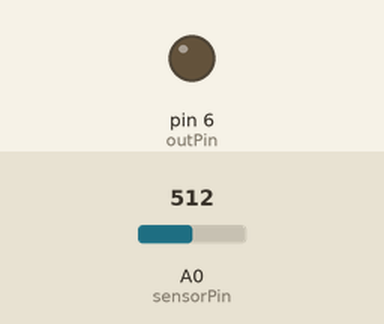
Recording of a sketch running on a simulated Arduino Uno, built with avr-gcc and run on an emulated ATmega328P. Parts: output pins drawn as LEDs (lit = HIGH). Inputs (shaded band) come from the test bench; at power-on: A0 (sensorPin) = 512.

Above: at 1.2 s.
1.3 s: A0 (sensorPin) set to 306
At 4.0 s:
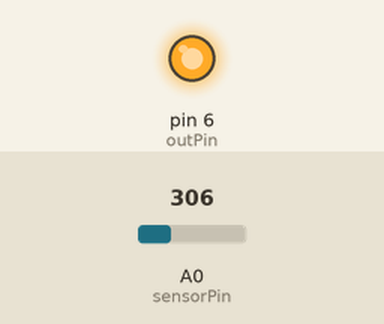
Timing chart, 0 to 5.5 s (numbered marks = the images above; inputs shaded):
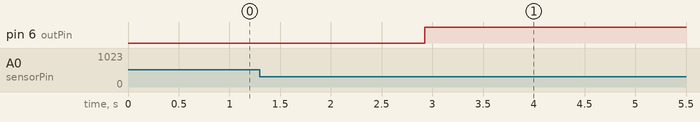

Measured:
- after the input at 1.3 s, pin 6 (outPin): LOW → HIGH after 1.6 s

The sketch:

codigo_integrador.ino
```cpp
float Vref=2;
float Vsaida;
float u;
float erro;
float u_anterior = 0;
float c =  0.15;   // colocar  o  compensador aqui, ele func do erro.

int sensorPin = A0;
int outPin = 6;


void setup() {

  //Serial.begin(9600);
  pinMode(outPin, OUTPUT); // configura pino como saída


}

void loop() {
  Vsaida = analogRead(sensorPin)*(5.0/1024.0);  // ajusta ganho
  erro=Vref-Vsaida;


 u=(c*erro+u_anterior);  // ajusta ganho

 u_anterior = u;

 u = u*255.0/5.0;

 if (u>255) {analogWrite(6, 255); u=255;} else if(u<0) {analogWrite(6,0); u=0;} else {analogWrite(6,u);}
 delay(5);   //Ts=5ms
 }
```
